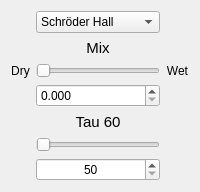
                <widget class="QWidget" name="page_1L_hall">
                 <layout class="QVBoxLayout" name="verticalLayout_35">
                  <item>
                   <layout class="QGridLayout" name="gridLayout_19">
                    <item row="5" column="1">
                     <widget class="QSlider" name="horizontalSlider_1L_hall_tau60">
                      <property name="minimum">
                       <number>50</number>
                      </property>
                      <property name="maximum">
                       <number>2000</number>
                      </property>
                      <property name="orientation">
                       <enum>Qt::Horizontal</enum>
                      </property>
                     </widget>
                    </item>
                    <item row="0" column="1">
                     <widget class="QComboBox" name="comboBox_1L_hall_auswahl">
                      <item>
                       <property name="text">
                        <string>Schröder Hall</string>
                       </property>
                      </item>
                      <item>
                       <property name="text">
                        <string>andrer Hall</string>
                       </property>
                      </item>
                     </widget>
                    </item>
                    <item row="2" column="2">
                     <widget class="QLabel" name="label_40">
                      <property name="text">
                       <string>Wet</string>
                      </property>
                      <property name="alignment">
                       <set>Qt::AlignCenter</set>
                      </property>
                     </widget>
                    </item>
                    <item row="4" column="1">
                     <widget class="QLabel" name="label_41">
                      <property name="font">
                       <font>
                        <pointsize>11</pointsize>
                       </font>
                      </property>
                      <property name="text">
                       <string>Tau 60</string>
                      </property>
                      <property name="alignment">
                       <set>Qt::AlignBottom|Qt::AlignHCenter</set>
                      </property>
                     </widget>
                    </item>
                    <item row="1" column="1">
                     <widget class="QLabel" name="label_42">
                      <property name="font">
                       <font>
                        <pointsize>11</pointsize>
                       </font>
                      </property>
                      <property name="text">
                       <string>Mix</string>
                      </property>
                      <property name="alignment">
                       <set>Qt::AlignBottom|Qt::AlignHCenter</set>
                      </property>
                     </widget>
                    </item>
                    <item row="6" column="1">
                     <widget class="QSpinBox" name="spinBox_1L_hall_showTau60">
                      <property name="alignment">
                       <set>Qt::AlignCenter</set>
                      </property>
                      <property name="minimum">
                       <number>50</number>
                      </property>
                      <property name="maximum">
                       <number>2000</number>
                      </property>
                     </widget>
                    </item>
                    <item row="2" column="0">
                     <widget class="QLabel" name="label_43">
                      <property name="text">
                       <string>Dry</string>
                      </property>
                      <property name="alignment">
                       <set>Qt::AlignCenter</set>
                      </property>
                     </widget>
                    </item>
                    <item row="2" column="1">
                     <widget class="QSlider" name="horizontalSlider_1L_hall_mix">
                      <property name="maximum">
                       <number>1000</number>
                      </property>
                      <property name="orientation">
                       <enum>Qt::Horizontal</enum>
                      </property>
                     </widget>
                    </item>
                    <item row="3" column="1">
                     <widget class="QDoubleSpinBox" name="doubleSpinBox_1L_hall_showMix">
                      <property name="decimals">
                       <number>3</number>
                      </property>
                      <property name="maximum">
                       <double>1.000000000000000</double>
                      </property>
                      <property name="singleStep">
                       <double>0.001000000000000</double>
                      </property>
                     </widget>
                    </item>
                   </layout>
                  </item>
                 </layout>
                </widget>
